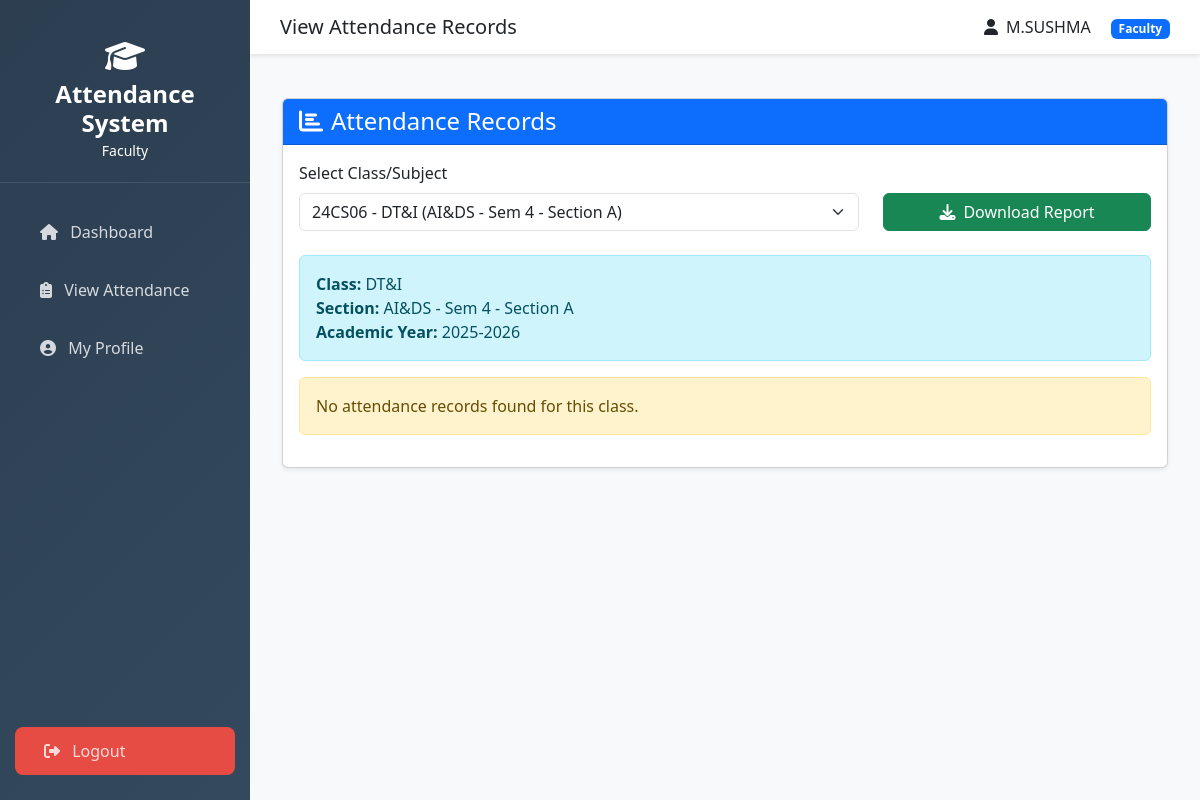
Page /faculty/view-attendance/?assignment=32 (signed in) on the committed database.
### attendance/models.py (models this page shows, shortened)
class User(AbstractUser):
    ROLE_CHOICES = [
        ('admin', 'Admin'),
        ('faculty', 'Faculty'),
        ('student', 'Student'),
    ]
    role = models.CharField(max_length=10, choices=ROLE_CHOICES)
    phone = models.CharField(max_length=15, blank=True, null=True)
    created_at = models.DateTimeField(auto_now_add=True)
    updated_at = models.DateTimeField(auto_now=True)
    class Meta:
        db_table = 'users'
        verbose_name = 'User'
        verbose_name_plural = 'Users'

class SubjectAssignment(models.Model):
    faculty = models.ForeignKey(Faculty, on_delete=models.CASCADE, related_name='subject_assignments')
    subject = models.ForeignKey(Subject, on_delete=models.CASCADE)
    section = models.ForeignKey(Section, on_delete=models.CASCADE, related_name='subject_assignments')
    academic_year = models.ForeignKey(AcademicYear, on_delete=models.CASCADE)
    is_active = models.BooleanField(default=True)
    created_at = models.DateTimeField(auto_now_add=True)
    class Meta:
        db_table = 'subject_assignments'
        unique_together = ['faculty', 'subject', 'section', 'academic_year']

class Subject(models.Model):
    SUBJECT_TYPE_CHOICES = [
        ('theory', 'Theory'),
        ('practical', 'Practical'),
        ('both', 'Theory & Practical'),
    ]
    name = models.CharField(max_length=100)
    code = models.CharField(max_length=20, unique=True)
    branch = models.ForeignKey(Branch, on_delete=models.CASCADE, related_name='subjects')
    semester = models.IntegerField(validators=[MinValueValidator(1), MaxValueValidator(8)])
    subject_type = models.CharField(max_length=10, choices=SUBJECT_TYPE_CHOICES, default='theory')
    credits = models.IntegerField(default=3)
    created_at = models.DateTimeField(auto_now_add=True)
    class Meta:
        db_table = 'subjects'
        ordering = ['branch', 'semester', 'name']

class Section(models.Model):
    branch = models.ForeignKey(Branch, on_delete=models.CASCADE, related_name='sections')
    name = models.CharField(max_length=10)  # e.g., A, B, C
    semester = models.IntegerField(validators=[MinValueValidator(1), MaxValueValidator(8)])
    academic_year = models.ForeignKey(AcademicYear, on_delete=models.CASCADE)
    capacity = models.IntegerField(default=60)
    created_at = models.DateTimeField(auto_now_add=True)
    class Meta:
        db_table = 'sections'
        ordering = ['branch', 'semester', 'name']
        unique_together = ['branch', 'semester', 'name', 'academic_year']
    def __str__(self):
        return f"{self.branch.code} - Sem {self.semester} - Section {self.name}"

class Branch(models.Model):
    department = models.ForeignKey(Department, on_delete=models.CASCADE, related_name='branches')
    name = models.CharField(max_length=100)
    code = models.CharField(max_length=10)
    duration_years = models.IntegerField(default=4)
    created_at = models.DateTimeField(auto_now_add=True)
    class Meta:
        db_table = 'branches'
        ordering = ['department', 'name']
        unique_together = ['department', 'code']

class AcademicYear(models.Model):
    year = models.CharField(max_length=20, unique=True)  # e.g., "2024-2025"
    start_date = models.DateField()
    end_date = models.DateField()
    is_active = models.BooleanField(default=True)
    created_at = models.DateTimeField(auto_now_add=True)
    class Meta:
        db_table = 'academic_years'
        ordering = ['-start_date']

### attendance/views.py (the view, shortened to what this page needs)
# urls.py: path('faculty/view-attendance/', views.view_attendance_records, name='view_attendance_records'),
@login_required
@role_required('faculty')
def view_attendance_records(request):
    faculty = request.user.faculty_profile
    assignments = SubjectAssignment.objects.filter(
        faculty=faculty,
        is_active=True
    ).select_related('subject', 'section')
    selected_assignment = None
    attendance_data = []
    if request.GET.get('assignment'):
        assignment_id = request.GET.get('assignment')
        selected_assignment = get_object_or_404(SubjectAssignment, id=assignment_id, faculty=faculty)
        if request.GET.get('download') == 'pdf':
            return download_faculty_attendance_report(request, selected_assignment)
        students = Student.objects.filter(section=selected_assignment.section)
        for student in students:
            summary = AttendanceSummary.objects.filter(
                student=student,
                subject=selected_assignment.subject,
                academic_year=selected_assignment.academic_year
            ).first()
    context = {
        'assignments': assignments,
        'selected_assignment': selected_assignment,
        'attendance_data': attendance_data
    }
    return render(request, 'faculty/view_attendance.html', context)

### attendance/templates/faculty/view_attendance.html (shortened to what this page needs)
{% extends 'base.html' %}
{% block page_title %}View Attendance Records{% endblock %}
{% block content %}
<div class="container-fluid py-4">
    <div class="row">
        <div class="col-12">
            <div class="card shadow-sm">
                <div class="card-header bg-primary text-white">
                    <h4 class="mb-0"><i class="fas fa-chart-bar me-2"></i>Attendance Records</h4>
                </div>
                <div class="card-body">
                    <form method="get" class="mb-4">
                        <div class="row">
                            <div class="col-md-8">
                                <label class="form-label">Select Class/Subject</label>
                                <select name="assignment" class="form-select" onchange="this.form.submit()">
                                    {% for assignment in assignments %}
                                        <option value="{{ assignment.id }}" {% if selected_assignment and selected_assignment.id == assignment.id %}selected{% endif %}>
                                            {{ assignment.subject.code }} - {{ assignment.subject.name }} ({{ assignment.section }})
                                        </option>
                                    {% endfor %}
                                </select>
                            </div>
                            {% if selected_assignment %}
                            <div class="col-md-4 d-flex align-items-end">
                                <a href="?assignment={{ selected_assignment.id }}&download=pdf" class="btn btn-success w-100">
                                    <i class="fas fa-download me-2"></i>Download Report
                                </a>
                            </div>
                            {% endif %}
                        </div>
                    </form>
                    {% if selected_assignment %}
                    <div class="alert alert-info">
                        <strong>Class:</strong> {{ selected_assignment.subject.name }}<br>
                        <strong>Section:</strong> {{ selected_assignment.section }}<br>
                        <strong>Academic Year:</strong> {{ selected_assignment.academic_year.year }}
                    </div>
                    {% if attendance_data %}
                    <div class="table-responsive">
                        <table class="table table-hover table-striped">
                            <thead class="table-dark">
                                <tr>
                                    <th>#</th>
                                    <th>Roll Number</th>
                                    <th>Student Name</th>
                                    <th>Total Classes</th>
                                    <th>Attended</th>
                                    <th>Percentage</th>
                                    <th>Status</th>
                                </tr>
                            </thead>
                            <tbody>
                                {% for data in attendance_data %}
                                <tr>
                                    <td>{{ forloop.counter }}</td>
                                    <td><span class="badge bg-primary">{{ data.student.roll_number }}</span></td>
                                    <td>{{ data.student.user.get_full_name }}</td>
                                    <td>{{ data.total_classes }}</td>
                                    <td>{{ data.attended }}</td>
                                    <td>
                                        <strong>{{ data.percentage }}%</strong>
                                    </td>
                                    <td>
                                        {% if data.percentage >= 75 %}
                                            <span class="badge bg-success">Good</span>
                                        {% elif data.percentage >= 60 %}
                                            <span class="badge bg-warning">Warning</span>
                                        {% else %}
                                            <span class="badge bg-danger">Defaulter</span>
                                        {% endif %}
                                    </td>
                                </tr>
                                {% endfor %}
                            </tbody>
                        </table>
                    </div>
                    {% else %}
                    <div class="alert alert-warning">
                        No attendance records found for this class.
                    </div>
                    {% endif %}
                    {% else %}
                    <div class="alert alert-secondary text-center">
                        <i class="fas fa-info-circle fa-3x mb-3"></i>
                        <h5>Select a class to view attendance records</h5>
                    </div>
                    {% endif %}
                </div>
            </div>
        </div>
    </div>
</div>
{% endblock %}

### attendance/templates/base.html (shortened to what this page needs)
<!DOCTYPE html>
<html lang="en">
<head>
    <link href="https://cdnjs.cloudflare.com/ajax/libs/bootstrap/5.3.0/css/bootstrap.min.css" rel="stylesheet">
    <link href="https://cdnjs.cloudflare.com/ajax/libs/font-awesome/6.4.0/css/all.min.css" rel="stylesheet">
</head>
<body>
    {% if user.is_authenticated %}
    <div class="sidebar">
        <div class="logo">
            <i class="fas fa-graduation-cap fa-2x mb-2"></i>
            <h4>Attendance System</h4>
            <small>{{ user.get_role_display }}</small>
        </div>
        <nav class="nav flex-column">
            <a class="nav-link" href="{% url 'dashboard' %}">
                <i class="fas fa-home me-2"></i> Dashboard
            </a>
            {% if user.role == 'faculty' %}
                <a class="nav-link" href="{% url 'view_attendance_records' %}">
                    <i class="fas fa-clipboard-list me-2"></i> View Attendance
                </a>
                <a class="nav-link" href="{% url 'faculty_profile' %}">
                    <i class="fas fa-user-circle me-2"></i> My Profile
                </a>
            {% endif %}
            <a class="nav-link logout" href="{% url 'logout' %}">
                <i class="fas fa-sign-out-alt me-2"></i> Logout
            </a>
        </nav>
    </div>
    <div class="main-content">
        <div class="top-navbar">
            <h5 class="mb-0">{% block page_title %}Dashboard{% endblock %}</h5>
            <div>
                <span class="me-3"><i class="fas fa-user me-2"></i>{{ user.get_full_name }}</span>
                <span class="badge bg-primary">{{ user.get_role_display }}</span>
            </div>
        </div>
        {% block content %}{% endblock %}
    </div>
    {% else %}
        {% block login_content %}{% endblock %}
    {% endif %}
</body>
</html>

### attendance/templates/base.html (style rules this page uses)
:root { --primary-color: #2c3e50; --secondary-color: #3498db; --success-color: #27ae60; --danger-color: #e74c3c; --warning-color: #f39c12; --info-color: #16a085; }
body { font-family: 'Segoe UI', Tahoma, Geneva, Verdana, sans-serif; background-color: #f8f9fa; }
.sidebar { min-height: 100vh; background: linear-gradient(135deg, var(--primary-color), #34495e); color: white; position: fixed; top: 0; left: 0; width: 250px; padding: 20px 0; z-index: 1000; display: flex; flex-direction: column; height: 100vh; }
.sidebar .nav { flex-grow: 1; display: flex; flex-direction: column; }
.sidebar .nav-link.logout { margin-top: auto; background: rgba(231, 76, 68, 8.1); border-left: 4px solid #e74c3c; }
.sidebar .logo { text-align: center; padding: 20px; border-bottom: 1px solid rgba(255,255,255,0.1); margin-bottom: 20px; }
.sidebar .logo h4 { margin: 0; font-weight: 600; }
.sidebar .nav-link { color: rgba(255,255,255,0.8); padding: 12px 25px; margin: 5px 15px; border-radius: 8px; transition: all 0.3s; }
.main-content { margin-left: 250px; padding: 20px; }
.top-navbar { background: white; padding: 15px 30px; margin: -20px -20px 20px -20px; box-shadow: 0 2px 4px rgba(0,0,0,0.1); display: flex; justify-content: space-between; align-items: center; }

### rows in the picture
User: role "Faculty", get_full_name "M.SUSHMA"
SubjectAssignment: subject.name "DT&I", section "AI&DS - Sem 4 - Section A", academic_year.year "2025-2026"

### other values in the picture
form field assignment "24CS06 - DT&I (AI&DS - Sem 4 - Section A)"
